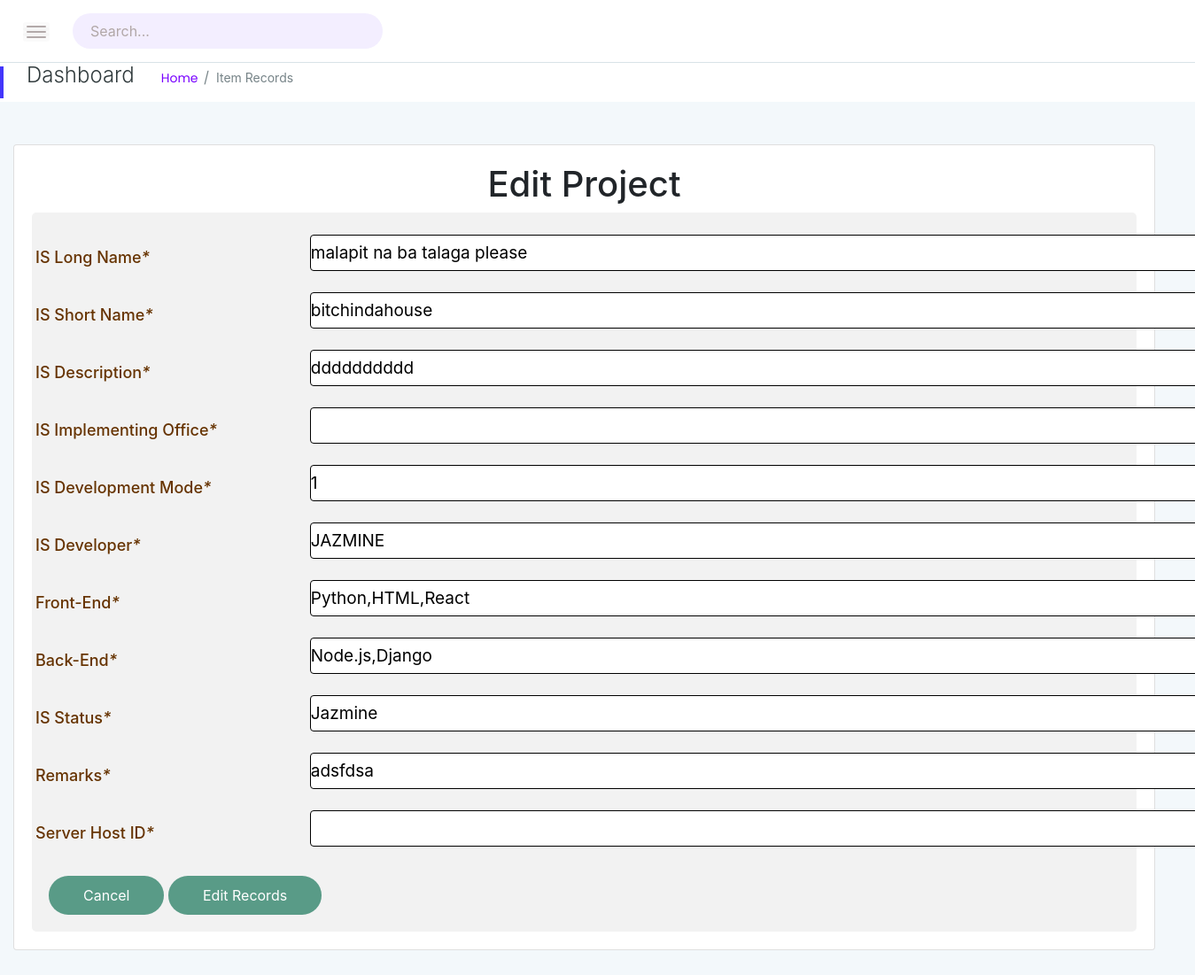
The app's page /edit.php?id=85 with its own data.
### tables this page shows
CREATE TABLE `products` (
  `product_id` int(11) NOT NULL,
  `product_name` varchar(255) NOT NULL,
  `product_sname` varchar(255) NOT NULL,
  `details` varchar(255) NOT NULL,
  `implementing_office` varchar(255) NOT NULL,
  `dev_mode` varchar(255) NOT NULL,
  `developer` varchar(255) NOT NULL,
  `frontend` varchar(255) NOT NULL,
  `backend` varchar(255) NOT NULL,
  `status` varchar(255) NOT NULL,
  `remarks` varchar(255) NOT NULL,
  `serverhid` varchar(255) NOT NULL,
  `IsDeleted` int(11) NOT NULL DEFAULT 0
);

### edit.php (the view, shortened to what this page needs)
<?php
$product_name = "";
$product_sname = "";
$details     = "";
$implementing_office   = "";
$dev_mode   = "";
$developer   = "";
$frontend   = "";
$backend   = "";
$status   = "";
$remarks   = "";
  include('config.php');
  if (isset($_GET['id']) && is_numeric($_GET['id']) && $_GET['id'] > 0)
  {
  $result = mysqli_query($db,"SELECT * FROM products WHERE product_id=".$_GET['id']);
  $row = mysqli_fetch_array($result);
  if($row)
  {
  $product_name = $row['product_name'];
  $product_sname = $row['product_sname'];
  $details=$row['details'];
  $implementing_office=$row['implementing_office'];
  $dev_mode=$row['dev_mode'];
  $developer=$row['developer'];
  $frontend=$row['frontend'];
  $backend=$row['backend'];
  $status=$row['status'];
  $remarks=$row['remarks'];
  }
  else
  {
  echo "No results!";
  }
  }
  ?>
<!doctype html>
<html class="no-js" lang="en">
<head>
    <link rel="stylesheet" href="assets/css/bootstrap.min.css">
    <link rel="stylesheet" href="assets/css/font-awesome.min.css">
    <link rel="stylesheet" href="assets/css/themify-icons.css">
    <link rel="stylesheet" href="assets/css/metisMenu.css">
    <link rel="stylesheet" href="assets/css/owl.carousel.min.css">
    <link rel="stylesheet" href="assets/css/slicknav.min.css">
    <link rel="stylesheet" href="https://www.amcharts.com/lib/3/plugins/export/export.css" type="text/css" media="all" />
    <link rel="stylesheet" href="assets/css/typography.css">
    <link rel="stylesheet" href="assets/css/default-css.css">
    <link rel="stylesheet" href="assets/css/styles.css">
    <link rel="stylesheet" href="assets/css/responsive.css">
</head>
    <div class="page-container">
        <div class="main-content">
            <div class="header-area">
                <div class="row align-items-center">
                    <div class="col-md-6 col-sm-8 clearfix">
                        <div class="nav-btn pull-left">
                            <span></span>
                            <span></span>
                            <span></span>
                        </div>
                        <div class="search-box pull-left">
                            <form action="#">
                                <input type="text" name="search" placeholder="Search..." required>
                                <i class="ti-search"></i>
                            </form>
                        </div>
                    </div>
                    <div class="col-md-6 col-sm-4 clearfix">
                    </div>
                </div>
            </div>
            <div class="page-title-area">
                <div class="row align-items-center">
                    <div class="col-sm-6">
                        <div class="breadcrumbs-area clearfix">
                            <h4 class="page-title pull-left">Dashboard</h4>
                            <ul class="breadcrumbs pull-left">
                                <li><a href="index.php">Home</a></li>
                                <li><span>Item Records</span></li>
                            </ul>
                        </div>
                    </div>
                </div>
            </div>
            <div class="main-content-inner">
                <div class="row">
            <div class="col-lg-6 mt-5">
                        <div class="card">
                            <div class="card-body">
                <h1 style="text-align:center">Edit Project</h1></b>
<body>
<form method="post" action="edit.php">
<div class="container1">
<body>
    <div class="row">
        <div class="col-25">
            <label> <td width="179"><font size="4"  color='#663300' >IS Long Name<em>*</em></font></td></label>
        </div>
        <div class="col-75">
            <input style="font-size:19px;border-radius: 4px; height: 70%;border: 1px solid;" type="text" name="product_name" size="80" value="<?php echo $product_name; ?>" />
        </div>
    </div>
<div class="row">
    <div class="col-25">
        <label><td width="179"><font size="4" color='#663300'>IS Short Name<em>*</em></font></td></label>
    </div>
    <div class="col-75">
        <input style="font-size:19px;border-radius: 4px; height: 70%;border: 1px solid;" type="text" name="product_sname" size="80" value="<?php echo $product_sname ?>" />
    </div>
</div>
<div class="row">
    <div class="col-25">
         <label><td width="179"><font size="4" color='#663300'>IS Description<em>*</em></font></label>
    </div>
    <div class="col-75">
        <input style="font-size:19px;border-radius: 4px; height: 70%;border: 1px solid" type="text" name="details" size="80" value="<?php echo $details ?>" />
    </div>
</div>
<div class="row">
    <div class="col-25">
         <label><td width="179"><font size="4"color='#663300'>IS Implementing Office<em>*</em></font></td></label>
    </div>
    <div class="col-75">
        <input style="font-size:19px;border-radius: 4px; height: 70%;border: 1px solid" type="text" name="implementing_office" size="80" value="<?php echo $implementing_office;?>" />
    </div>
</div>
<div class="row">
    <div class="col-25">
         <label><td width="179"><font size="4"color='#663300'>IS Development Mode<em>*</em></font></td></label>
    </div>
    <div class="col-75">
        <input style="font-size:19px;border-radius: 4px; height: 70%;border: 1px solid" type="text" name="dev_mode" size="80" value="<?php echo $dev_mode;?>" />
    </div>
</div>
<div class="row">
    <div class="col-25">
        <label><td width="179"><font size="4" color='#663300'>IS Developer<em>*</em></font></td></label>
    </div>
    <div class="col-75">
     <input style="font-size:19px; border-radius: 4px; height: 70%;border: 1px solid" type="text" name="developer" size="80" value="<?php echo $developer;?>" />
     </div>
</div>
<div class="row">
    <div class="col-25">
        <label><td width="179"><font size="4" color='#663300'>Front-End<em>*</em></font></td></label>
    </div>
    <div class="col-75">
     <input style="font-size:19px;border-radius: 4px; height: 70%;border: 1px solid" type="text" name="frontend" size="80"  value="<?php echo $frontend;?>" />
     </div>
</div>
<div class="row">
    <div class="col-25">
        <label><td width="179"><font size="4" color='#663300'>Back-End<em>*</em></font></td></label>
    </div>
    <div class="col-75">
     <input style="font-size:19px;border-radius: 4px; height: 70%;border: 1px solid" type="text" name="backend" size="80"  value="<?php echo $backend;?>" />
     </div>
</div>
<div class="row">
    <div class="col-25">
        <label><td width="179"><font size="4" color='#663300'>IS Status<em>*</em></font></td></label>
    </div>
    <div class="col-75">
     <input style="font-size:19px;border-radius: 4px; height: 70%;border: 1px solid" type="text" name="status" size="80"  value="<?php echo $status;?>" />
     </div>
</div>
<div class="row">
    <div class="col-25">
        <label><td width="179"><font size="4" color='#663300'>Remarks<em>*</em></font></td></label>
    </div>
    <div class="col-75">
     <input style="font-size:19px;border-radius: 4px; height: 70%;border: 1px solid" type="text" name="remarks" size="80"  value="<?php echo $remarks;?>" />
     </div>
</div>
<div class="row">
    <div class="col-25">
        <label><td width="179"><font size="4" color='#663300'>Server Host ID<em>*</em></font></td></label>
    </div>
    <div class="col-75">
     <input style="font-size:19px;border-radius: 4px; height: 70%;border: 1px solid" type="text" name="serverhid" size="80 "  value="<?php echo $implementing_office;?>" />
     </div>
</div>
<button type="button" class="button-submit" onclick="window.history.back();">Cancel</button>
<button type="submit"  class="button-submit" name="submit">Edit Records</button>
</form>
</body>
<html>
<head>
	<link rel="stylesheet" href="https://maxcdn.bootstrapcdn.com/bootstrap/4.0.0-alpha.6/css/bootstrap.min.css">
</head>
</html>
</html>

### assets/css/styles.css (style rules this page uses)
.page-container { width: 100%; height: 100%; min-height: 100vh; padding-left: 280px; -webkit-transition: padding-left 0.3s ease 0s; transition: padding-left 0.3s ease 0s; }
.card { border: none; border-radius: 4px; background-color: #fff; -webkit-transition: all 0.3s ease 0s; transition: all 0.3s ease 0s; }
.card-body { padding: 25.6px; padding: 1.6rem; }
.main-content { width: 100%; background: #F3F8FB; }
.main-content-inner { padding: 0 30px 50px; }
.header-area { padding: 15px 30px; background: #fff; border-bottom: 1px solid #d8e3e7; }
.nav-btn { margin-right: 30px; margin-top: 10px; cursor: pointer; }
.nav-btn span { display: block; width: 22px; height: 2px; background: #b3aaaa; margin: 4px 0; border-radius: 15px; -webkit-transition: all 0.3s ease 0s; transition: all 0.3s ease 0s; box-shadow: 0 0 0 4px rgba(99, 96, 96, 0.03); }
.search-box form { position: relative; }
.search-box input { width: 350px; border-radius: 33px; border: none; height: 40px; padding-left: 20px; padding-right: 40px; letter-spacing: 0; background: #f3eeff; }
.search-box form i { position: absolute; right: 21px; top: 14px; font-size: 14px; color: #b1a7a7; }
.page-title-area { padding: 0 30px; background: #fff; position: relative; }
.page-title-area:before { content: ''; position: absolute; left: 0; top: 50%; width: 4px; height: 36px; background: var(--primary-color); -webkit-transform: translateY(-50%); transform: translateY(-50%); }
.page-title { font-size: 24px; font-weight: 300; color: #313b3d; letter-spacing: 0; margin-right: 30px; }
ul.breadcrumbs { margin-top: 4px; }
.breadcrumbs li { display: inline-block; }
.breadcrumbs li a, .breadcrumbs li span { display: block; font-size: 14px; font-weight: 400; color: #7801ff; letter-spacing: 0; margin-right: 16px; position: relative; }
.breadcrumbs li a:before { content: '/'; color: #768387; position: absolute; right: -13px; top: 0; }
.breadcrumbs li span { margin-right: 0; color: #768387; text-transform: capitalize; }
label { font-weight: 500; color: #666; display: inline-block; margin-bottom: 8px; margin-bottom: .5rem; }

### assets/css/responsive.css (style rules this page uses)
@media (min-width: 1200px) and (max-width: 1364px) { .main-content-inner { padding: 0 15px 50px; } }
@media (min-width: 1200px) and (max-width: 1364px) { .page-container, .sbar_collapsed.page-container { padding-left: 0; } }

### edit.php (style rules this page uses)
* { box-sizing: border-box; }
.card { position: relative; display: -ms-flexbox; display: flex; -ms-flex-direction: column; flex-direction: column; width: 200%; word-wrap: break-word; background-color: #fff; background-clip: border-box; border: 1px solid rgba(0, 0, 0, 0.125); border-radius: 0.25rem; }
.button-submit { display: inline-block; background: #599B87; color: #fff; border: none; width: auto; padding: 10px 39px; border-radius: 55px; -moz-border-radius: 5px; -webkit-border-radius: 55px; -o-border-radius: 5px; -ms-border-radius: 5px; margin-top: 15px; text-decoration: none; cursor: pointer; }
label { padding: 12px 12px 12px 0; display: inline-block; }
.container1 { border-radius: 5px; background-color: #f2f2f2; padding: 19px; }
.col-25 { float: left; width: 25%; margin-top: 6px; }
.col-75 { float: left; width: 65%; margin-top: 6px; }
.row:after { content: ""; display: table; clear: both; }

### records on screen
products: product_name "malapit na ba talaga please", product_sname "bitchindahouse", details "dddddddddd", dev_mode "1", developer "JAZMINE", frontend "Python,HTML,React", backend "Node.js,Django", status "Jazmine", remarks "adsfdsa"
